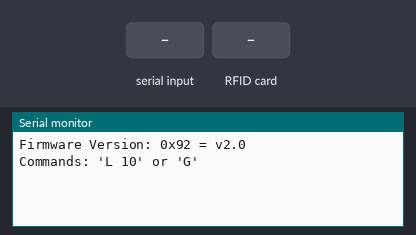
A program run on a simulated ESP32. Parts: the last lines printed to the serial monitor. Inputs (shaded band) come from the test bench.

Above: at 1.2 s.
1.3 s: "G\n" received over Serial
At 1.9 s:
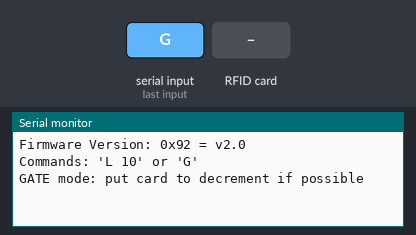
2.8 s: "L 90\n" received over Serial
At 3.5 s:
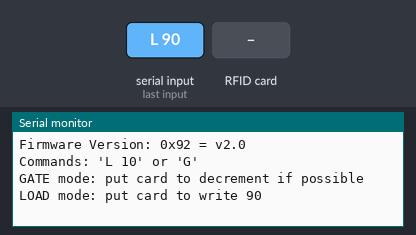
4.3 s: RFID card 5E 7A 19 C4 held to the reader
At 5.3 s:
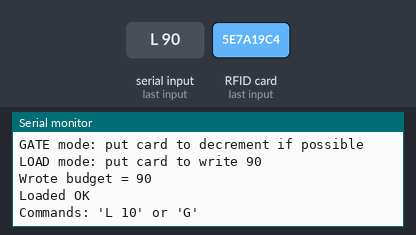

Measured:
- after the input at 1.3 s, the serial monitor: prints a new line at once (image 1)
- after the input at 2.8 s, the serial monitor: prints a new line at once (image 2)
- after the input at 4.3 s, the serial monitor: prints a new line after 0.10 s (image 3)

The program:

main.cpp
```cpp
#include <Arduino.h>

/*
 * --------------------------------------------------------------------------------------------------------------------
 * Example sketch/program showing how to read data from a PICC to serial.
 * --------------------------------------------------------------------------------------------------------------------
 * This is a MFRC522 library example; for further details and other examples see: https://github.com/miguelbalboa/rfid
 *
 * Example sketch/program showing how to read data from a PICC (that is: a RFID Tag or Card) using a MFRC522 based RFID
 * Reader on the Arduino SPI interface.
 *
 * When the Arduino and the MFRC522 module are connected (see the pin layout below), load this sketch into Arduino IDE
 * then verify/compile and upload it. To see the output: use Tools, Serial Monitor of the IDE (hit Ctrl+Shft+M). When
 * you present a PICC (that is: a RFID Tag or Card) at reading distance of the MFRC522 Reader/PCD, the serial output
 * will show the ID/UID, type and any data blocks it can read. Note: you may see "Timeout in communication" messages
 * when removing the PICC from reading distance too early.
 *
 * If your reader supports it, this sketch/program will read all the PICCs presented (that is: multiple tag reading).
 * So if you stack two or more PICCs on top of each other and present them to the reader, it will first output all
 * details of the first and then the next PICC. Note that this may take some time as all data blocks are dumped, so
 * keep the PICCs at reading distance until complete.
 *
 * @license Released into the public domain.
 *
 * Typical pin layout used:
 * -----------------------------------------------------------------------------------------
 *             MFRC522      Arduino       Arduino   Arduino    Arduino          Arduino
 *             Reader/PCD   Uno/101       Mega      Nano v3    Leonardo/Micro   Pro Micro
 * Signal      Pin          Pin           Pin       Pin        Pin              Pin
 * -----------------------------------------------------------------------------------------
 * RST/Reset   RST          9             5         D9         RESET/ICSP-5     RST
 * SPI SS      SDA(SS)      10            53        D10        10               10
 * SPI MOSI    MOSI         11 / ICSP-4   51        D11        ICSP-4           16
 * SPI MISO    MISO         12 / ICSP-1   50        D12        ICSP-1           14
 * SPI SCK     SCK          13 / ICSP-3   52        D13        ICSP-3           15
 *
 * More pin layouts for other boards can be found here: https://github.com/miguelbalboa/rfid#pin-layout
 */

#include <SPI.h>
#include <MFRC522.h>

#define RST_PIN         25         // Configurable, see typical pin layout above
#define SS_PIN          27         // Configurable, see typical pin layout above

MFRC522 mfrc522(SS_PIN, RST_PIN);  // Create MFRC522 instance

enum Mode { IDLE, LOAD, GATE };
Mode mode = IDLE;
int pendingLoad = 0;

const byte BUDGET_BLOCK = 4;
MFRC522::MIFARE_Key key;

bool selectAndAuth(byte block) {
  if (!mfrc522.PICC_IsNewCardPresent()) return false;
  if (!mfrc522.PICC_ReadCardSerial()) return false;

  // Default key A = FF FF FF FF FF FF
  for (byte i = 0; i < 6; i++) key.keyByte[i] = 0xFF;

  MFRC522::StatusCode status = mfrc522.PCD_Authenticate(
    MFRC522::PICC_CMD_MF_AUTH_KEY_A,
    block,
    &key,
    &(mfrc522.uid)
  );

  if (status != MFRC522::STATUS_OK) {
    Serial.print("Auth failed: ");
    Serial.println(mfrc522.GetStatusCodeName(status));
    mfrc522.PICC_HaltA();
    mfrc522.PCD_StopCrypto1();
    return false;
  }
  return true;
}

bool writeBudget(int budget) {
  if (!selectAndAuth(BUDGET_BLOCK)) return false;

  byte buffer[16];
  memset(buffer, 0, sizeof(buffer));

  // Save "B=25" as text
  String s = "B=" + String(budget);
  s.toCharArray((char*)buffer, 16);

  MFRC522::StatusCode status = mfrc522.MIFARE_Write(BUDGET_BLOCK, buffer, 16);
  if (status != MFRC522::STATUS_OK) {
    Serial.print("Write failed: ");
    Serial.println(mfrc522.GetStatusCodeName(status));
    mfrc522.PICC_HaltA();
    mfrc522.PCD_StopCrypto1();
    return false;
  }

  Serial.print("Wrote budget = ");
  Serial.println(budget);

  mfrc522.PICC_HaltA();
  mfrc522.PCD_StopCrypto1();
  return true;
}

int readBudget(bool &ok) {
  ok = false;
  if (!selectAndAuth(BUDGET_BLOCK)) return 0;

  byte buffer[18];
  byte size = sizeof(buffer);

  MFRC522::StatusCode status = mfrc522.MIFARE_Read(BUDGET_BLOCK, buffer, &size);
  if (status != MFRC522::STATUS_OK) {
    Serial.print("Read failed: ");
    Serial.println(mfrc522.GetStatusCodeName(status));
    mfrc522.PICC_HaltA();
    mfrc522.PCD_StopCrypto1();
    return 0;
  }

  // buffer should be text - can end with zeros at the end
  buffer[16] = 0; // validate the end of the string
  String raw = String((char*)buffer);
  raw.trim();

  if (!raw.startsWith("B=")) { ok = false; return 0; }
  int budget = raw.substring(2).toInt();

  Serial.print("Read raw = '");
  Serial.print((char*)buffer);
  Serial.println("'");

  Serial.print("Parsed budget = ");
  Serial.println(budget);

  ok = true;
  mfrc522.PICC_HaltA();
  mfrc522.PCD_StopCrypto1();
  return budget;
}

void setup() {
//   Serial.begin(115200);// Initialize serial communications with the PC
//   delay(1000);

	Serial.begin(115200);
	while (!Serial);		// Do nothing if no serial port is opened (added for Arduinos based on ATMEGA32U4)
	SPI.begin();			// Init SPI bus
	mfrc522.PCD_Init();		// Init MFRC522
	delay(4);				// Optional delay. Some board do need more time after init to be ready, see Readme
	mfrc522.PCD_DumpVersionToSerial();	// Show details of PCD - MFRC522 Card Reader details
	// Serial.println(F("Scan PICC to see UID, SAK, type, and data blocks..."));
  Serial.println(F("Commands: 'L 10' or 'G'"));
}

void loop() {
  // Get command from Serial:
  //   L <num>  => LOAD mode, write num to card
  //   G        => GATE mode, read and decrement if possible
  if (Serial.available()) {
    String cmd = Serial.readStringUntil('\n');
    cmd.trim();

    if (cmd.startsWith("L ")) {
      pendingLoad = cmd.substring(2).toInt();
      mode = LOAD;
      Serial.printf("LOAD mode: put card to write %d\n", pendingLoad);
    } else if (cmd == "G") {
      mode = GATE;
      Serial.println("GATE mode: put card to decrement if possible");
    } else {
      Serial.println("Commands: 'L 10' or 'G'");
    }
  }

  if (mode == IDLE) {
    // delay(200);
    return;
  }

  // LOAD: write only when asking
  if (mode == LOAD) {
    while (!writeBudget(pendingLoad)) {
      delay(200);
    }
    Serial.println("Loaded OK");
    Serial.println(F("Commands: 'L 10' or 'G'"));
    mode = IDLE;
    return;
  }

  // GATE: 1 Read, and if there's budget, decrement by 1
  if (mode == GATE) {
    bool ok;
    int b = readBudget(ok);

    if (ok) {
      if (!b) {
        Serial.println("Denied: budget=0");
        Serial.println(F("Commands: 'L 10' or 'G'"));
        mode = IDLE;
        return;
      }
      while (!writeBudget(b - 1)) {
        delay(200);
      }
      Serial.printf("Entry OK. New budget=%d\n", b - 1);
    }
  }
}
```
